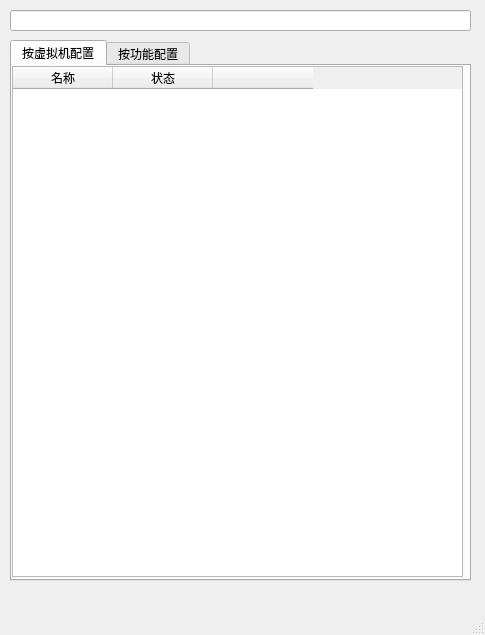
<?xml version="1.0" encoding="UTF-8"?>
<ui version="4.0">
 <class>MainWindow</class>
 <widget class="QMainWindow" name="MainWindow">
  <property name="geometry">
   <rect>
    <x>0</x>
    <y>0</y>
    <width>485</width>
    <height>635</height>
   </rect>
  </property>
  <property name="windowTitle">
   <string>MainWindow</string>
  </property>
  <widget class="QWidget" name="centralwidget">
   <widget class="QTabWidget" name="tabWidget">
    <property name="geometry">
     <rect>
      <x>10</x>
      <y>40</y>
      <width>461</width>
      <height>541</height>
     </rect>
    </property>
    <property name="currentIndex">
     <number>0</number>
    </property>
    <widget class="QWidget" name="tab">
     <attribute name="title">
      <string>按虚拟机配置</string>
     </attribute>
     <widget class="QTableWidget" name="tableWidget">
      <property name="geometry">
       <rect>
        <x>0</x>
        <y>0</y>
        <width>451</width>
        <height>511</height>
       </rect>
      </property>
      <attribute name="horizontalHeaderCascadingSectionResizes">
       <bool>false</bool>
      </attribute>
      <column>
       <property name="text">
        <string>名称</string>
       </property>
      </column>
      <column>
       <property name="text">
        <string>状态</string>
       </property>
      </column>
      <column>
       <property name="text">
        <string/>
       </property>
      </column>
     </widget>
    </widget>
    <widget class="QWidget" name="tab_2">
     <attribute name="title">
      <string>按功能配置</string>
     </attribute>
    </widget>
   </widget>
   <widget class="QLineEdit" name="lineEdit">
    <property name="geometry">
     <rect>
      <x>10</x>
      <y>10</y>
      <width>461</width>
      <height>21</height>
     </rect>
    </property>
   </widget>
  </widget>
  <widget class="QMenuBar" name="menubar">
   <property name="geometry">
    <rect>
     <x>0</x>
     <y>0</y>
     <width>485</width>
     <height>22</height>
    </rect>
   </property>
  </widget>
  <widget class="QStatusBar" name="statusbar"/>
 </widget>
 <resources/>
 <connections/>
</ui>
